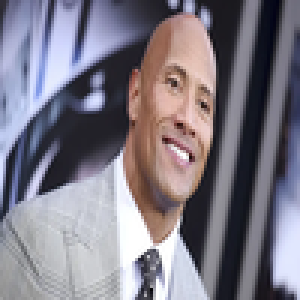
#> input picture target_map.png, 100 x 100 px (shown 3 times larger); its folder holds only this picture in this run
$ python -i common.py   (imports and definitions only)
#> lines starting #> are read from the running program, lines starting #| are printed output that depends on the picture
"""
common.py
Shared utilities for the Pixel-Mosaic pipeline.

This module centralizes configuration constants and LAB colorspace helpers
so that build_thumbnails.py, build_database.py, and generate_mosaic.py do
not duplicate code or hardcoded paths. Any function or constant imported
by more than one pipeline stage belongs here.

Why a shared module?
    If get_avg_lab_centered lived in both build_database.py and
    generate_mosaic.py, a bug fix in one would silently diverge from
    the other. Centralizing ensures the same LAB math is used at
    database-build time and at mosaic-generation time, which is
    essential for the k-d tree lookups to be meaningful.
"""

import os

import numpy as np
from PIL import Image
from skimage import color  # skimage provides a vectorized rgb2lab

# ---------------------------------------------------------------------------
# Shared data directory on SciClone
#
# All pipeline stages read from and write to subdirectories under this
# path. It lives on the scratch filesystem (/sciclone/scr10) because
# the dataset is too large for home directories. The class group
# directory (gzdata440) ensures all team members can access the same
# data without duplicating multi-GB downloads.
# ---------------------------------------------------------------------------
SHARED_DIR = '/sciclone/scr10/gzdata440/Pixel-Mosaic/data'

# ---------------------------------------------------------------------------
# Default tile/grid parameters
#
# These are *defaults* — the bash wrappers can override them via CLI args.
# Hardcoding them here would break portability across datasets.
# ---------------------------------------------------------------------------
DEFAULT_TILE_SIZE = 32        # each tile is 32x32 pixels
DEFAULT_GRID_SIZE = (100, 100)  # target is sampled at 100x100 cells

# File extensions we consider "images" across the pipeline
IMAGE_EXTENSIONS = ('.jpg', '.jpeg', '.png', '.webp')


def get_avg_lab_centered(path):
    """
    Compute the average LAB color of the center 50% of an image.

    Why center-crop?
        Faces in the fake-faces dataset are framed with a lot of
        background. The center crop biases the average toward skin
        tones, which is what the mosaic should match against.

    Why LAB instead of RGB?
        Euclidean distance in LAB space approximates human perception
        of color difference — a small LAB distance looks like a small
        color change to a human eye. Euclidean distance in RGB does
        not. See README.md for the full explanation.

    Returns:
        A 3-element numpy array [L, a, b], or None if the image
        cannot be read (corrupt file, unsupported format, etc.).
    """
#> called with path = '../target_map.png'
    try:
        with Image.open(path) as img:
#> img is the input picture: PIL image 100x100 RGB; mean R, G, B 126.7, 122, 133.4
            img = img.convert('RGB')
            w, h = img.size
#> w = 100; h = 100

            # Crop to the center 50% of the image (25% margin on each side)
            left, top, right, bottom = w * 0.25, h * 0.25, w * 0.75, h * 0.75
#> left = 25; top = 25; right = 75; bottom = 75
            img = img.crop((left, top, right, bottom))
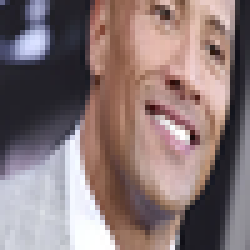
#> img: PIL image 50x50 RGB (shown 5 times larger); mean R, G, B 136.5, 118.1, 118.3

            # Pillow's resize to 1x1 with LANCZOS gives a weighted
            # average of all pixels — cheaper than np.mean() on the
            # full array because it's implemented in C.
            avg_img = img.resize((1, 1), resample=Image.LANCZOS)

            # Normalize to 0-1 range because skimage's rgb2lab expects it
            avg_rgb = np.array(avg_img.getpixel((0, 0))) / 255.0
#> avg_rgb = [0.545, 0.463, 0.459]

            # skimage expects (Height, Width, Channel) — reshape a
            # single pixel into a 1x1x3 "image" before conversion
            lab_pixel = color.rgb2lab(avg_rgb.reshape(1, 1, 3))
#> lab_pixel = [[51.53, 7.97, 3.58]]
            return lab_pixel.flatten()
    except Exception:
        # Any I/O or decode error → skip this image. The caller counts
        # these as "skipped" and logs them; we don't want one corrupt
        # file to kill the whole pipeline.
        return None


def list_images(directory):
    """
    List all image files in a directory (non-recursive).

    Returns filenames, not full paths — the caller decides how to
    join them with the directory. This matches how os.listdir works
    and keeps the function composable.
    """
    return [
        f for f in os.listdir(directory)
        if f.lower().endswith(IMAGE_EXTENSIONS)
    ]

>>> result = get_avg_lab_centered('../target_map.png')
#> result = [51.53, 7.97, 3.58]
